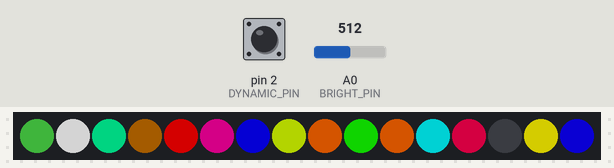
Recording of a sketch running on a simulated Arduino Uno, built with avr-gcc and run on an emulated ATmega328P. Parts: 16 RGB LEDs in strip order, left to right. The inputs (shaded band) are chosen by the test bench; at power-on: A0 (BRIGHT_PIN) = 512, pin 2 (DYNAMIC_PIN) HIGH. Dim RGB values are drawn brighter than linear.

Above: at 1.2 s.
1.3 s: A0 (BRIGHT_PIN) set to 0
At 2.7 s:
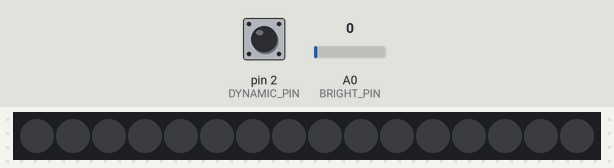
3.0 s: A0 (BRIGHT_PIN) set to 122
At 3.9 s:
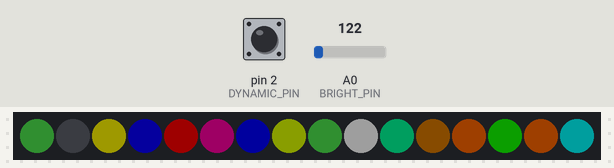
4.5 s: A0 (BRIGHT_PIN) set to 306
At 4.9 s:
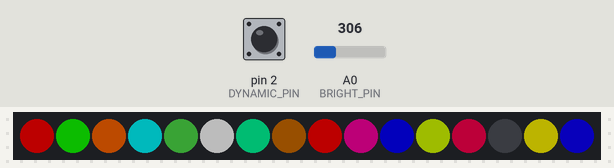
Timing chart, 0 to 7.5 s (numbered marks = the images above; inputs shaded):
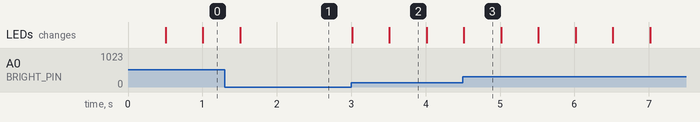

Measured:
- after the input at 1.3 s, the LEDs: change after 0.21 s (image 1)
- after the input at 3.0 s, the LEDs: first change at once (image 2 shows a later state)
- what the display in image 2 shows lasts 0.5 s, from 3.5 s to 4.0 s

The sketch:

Test.ino
```cpp
#include <FastLED.h>
#include <avr/pgmspace.h>

#define LED_PIN 7
#define NUM_LEDS 16
#define BRIGHT_PIN A0
#define DYNAMIC_PIN 2

#define TIME_BETWEEN_FRAMES 500

// ===================================================

CRGB leds[NUM_LEDS];

// ===================================================

const long Frame0[] PROGMEM =
{
  0xFF0000, 0xFF00A2, 0x0600FF, 0xD8FF00,
  0xFF6600, 0x12FF00, 0xFF6600, 0x00FCFF,
  0xFF004E, 0x000000, 0xFFF600, 0x0C00F9,
  0x2C7E2A, 0xFFFFFF, 0x00FF9C, 0x4D2A00
};

const long Frame1[] PROGMEM =
{
  0xFF0000, 0x12FF00, 0xFF6600, 0x00FCFF,
  0x2C7E2A, 0xFFFFFF, 0x00FF9C, 0x4D2A00,
  0xFF0000, 0xFF00A2, 0x0600FF, 0xD8FF00,
  0xFF004E, 0x000000, 0xFFF600, 0x0C00F9
};

const long Frame2[] PROGMEM =
{
  0x2C7E2A, 0xFFFFFF, 0x00FF9C, 0x4D2A00,
  0xFF0000, 0xFF00A2, 0x0600FF, 0xD8FF00,
  0xFF6600, 0x12FF00, 0xFF6600, 0x00FCFF,
  0xFF004E, 0x000000, 0xFFF600, 0x0C00F9
};

const long Frame3[] PROGMEM =
{
  0x2C7E2A, 0x000000, 0xFFF600, 0x0C00F9,
  0xFF0000, 0xFF00A2, 0x0600FF, 0xD8FF00,
  0x2C7E2A, 0xFFFFFF, 0x00FF9C, 0x4D2A00,
  0xFF6600, 0x12FF00, 0xFF6600, 0x00FCFF
};

// ===================================================

void GetBrightness()
{
  FastLED.setBrightness(analogRead(BRIGHT_PIN) / 4);
}

void DisplayFrame(const long* frame, int delayTime = 0, bool checkLoop = false)
{
  GetBrightness();

  do
  {
    for(int i = 0; i < NUM_LEDS; ++i)
    {
      leds[i] = pgm_read_dword(&(frame[i]));
    }

    FastLED.show();

    if(delayTime > 0) FastLED.delay(delayTime);

  }while(checkLoop && !digitalRead(DYNAMIC_PIN));
}

void Display2FramesAnimation(const long* frame0, const long* frame1, int delayBetweenFrames = TIME_BETWEEN_FRAMES, bool checkLoop = true)
{
  do
  {
    DisplayFrame(frame0, delayBetweenFrames);
    DisplayFrame(frame1, delayBetweenFrames);
  }while(checkLoop && !digitalRead(DYNAMIC_PIN));
}

// ===================================================


void setup()
{
  // put your setup code here, to run once:
  FastLED.addLeds<NEOPIXEL, LED_PIN>(leds, NUM_LEDS);

  pinMode(DYNAMIC_PIN, INPUT);
  pinMode(BRIGHT_PIN, INPUT);
  GetBrightness();
}

void loop() {
  // put your main code here, to run repeatedly:

  //DisplayFrame(&Frame0[0], 500);
  //DisplayFrame(&Frame1[0], 500);

  Display2FramesAnimation(&Frame0[0], &Frame1[0]);

  Display2FramesAnimation(&Frame2[0], &Frame3[0]);


}
```
